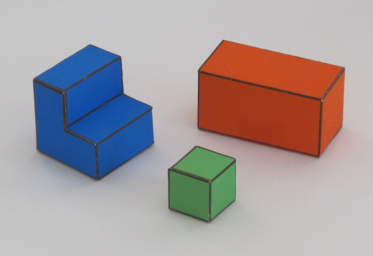
#> input picture 6.S058/pset1/img1.png, 373 x 256 px
$ jupyter execute --allow-errors pset1_2025.ipynb
#> lines starting #> are read from the running program, lines starting #| are printed output that depends on the picture; after the words box and inside, x2 and y2 are one past the last pixel; in counts of white or black regions, pixels touching at a corner belong together
# PSET 1

## Import the necessary dependencies

[cell 1]
from sys import platform
import sys
import subprocess
# Ignore the pip dependency error
subprocess.check_call([sys.executable, "-m", "pip", "install", "opencv-python"], stdout=subprocess.DEVNULL, stderr=subprocess.DEVNULL)
#> (this line was passed over: subprocess is not available in this run)
subprocess.check_call([sys.executable, "-m", "pip", "install", "scipy"], stdout=subprocess.DEVNULL, stderr=subprocess.DEVNULL)
#> (this line was passed over: subprocess is not available in this run)
subprocess.check_call([sys.executable, "-m", "pip", "install", "sparseqr"], stdout=subprocess.DEVNULL, stderr=subprocess.DEVNULL)
#> (this line was passed over: subprocess is not available in this run)

import cv2
import math
import numpy as np
import matplotlib.pyplot as plt
from scipy.signal import convolve2d as conv2d
import scipy.sparse as sps
from PIL import Image

# # Package for fast equation solving
print(platform)

# ! pip3 install sparseqr
import sparseqr

[cell 2]
# Get images for plots (images are also included in the pset folder)
# ! wget http://6.869.csail.mit.edu/fa19/psets19/pset1/img1.png
# ! wget http://6.869.csail.mit.edu/fa19/psets19/pset1/img2.png
# ! wget http://6.869.csail.mit.edu/fa19/psets19/pset1/img3.png
# ! wget http://6.869.csail.mit.edu/fa19/psets19/pset1/img4.png
# ! wget http://6.869.csail.mit.edu/sp23/pset1/pset_1_reference.png

## Define the Sparse Matrix

[cell 3]
def sparseMatrix(i, j, Aij, imsize):
    """ Build a sparse matrix containing 2D linear neighborhood operators
    Input:
        Aij = [ni, nj, nc] nc: number of neighborhoods with contraints
        i: row index
        j: column index
        imsize: [nrows ncols]
    Returns:
        A: a sparse matrix. Each row contains one 2D linear operator
    """
    ni, nj, nc = Aij.shape
    nij = ni*nj

    a = np.zeros((nc*nij))
    m = np.zeros((nc*nij))
    n = np.zeros((nc*nij))
    grid_range = np.arange(-(ni-1)/2, 1+(ni-1)/2)
    jj, ii = np.meshgrid(grid_range, grid_range)
    ii = ii.reshape(-1,order='F')
    jj = jj.reshape(-1,order='F')


    k = 0
    for c in range(nc):
        # Get matrix index
        x = (i[c]+ii) + (j[c]+jj)*nrows
        a[k:k+nij] = Aij[:,:,c].reshape(-1,order='F')
        m[k:k+nij] = c
        n[k:k+nij] = x

        k += nij

    m = m.astype(np.int32)
    n = n.astype(np.int32)
    A = sps.csr_matrix((a, (m,  n)))

    return A

## Define world parameters and plot the edges

[cell 4]
# World parameters
theta = 35*math.pi/180

img = cv2.imread('img1.png')
#> img is the input picture: shape (256, 373, 3); mean B, G, R 158.7, 156.6, 165.7
img = img[:, :, ::-1].astype(np.float32)

nrows, ncols, colors = img.shape
#> nrows = 256; ncols = 373; colors = 3
ground = (np.min(img, axis=2) > 110).astype(np.float32)
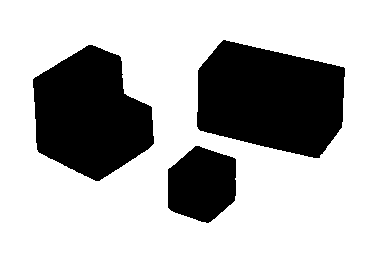
#> ground: shape (256, 373) float32; values 0 (black) and 1 (white), 70% white; 3 black regions, box (x1, y1, x2, y2) and area: (197, 40, 345, 158) 13187, (33, 45, 154, 181) 11411, (168, 146, 236, 223) 4091
print('ground', ground.shape, ground)
#> (printed output is left out)
foreground = (ground == 0).astype(np.float32)

m = np.mean(img, 2)
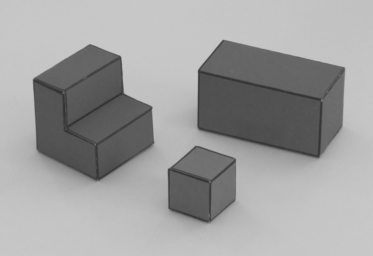
#> m: shape (256, 373) float32; min 48.67, max 201.3, mean 160.4
kern = np.array([[-1, 0, 1], [-2, 0, 2], [-1, 0, 1]], dtype=np.float32)
dmdx = conv2d(m, kern, 'same')
dmdy = conv2d(m, kern.transpose(), 'same')
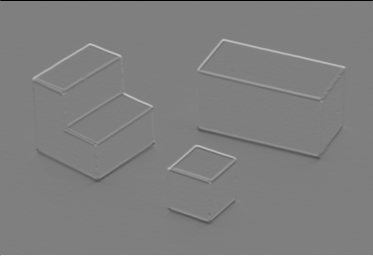
#> dmdy: shape (256, 373) float32; min -801.7, max 801, mean 0; drawn with min black and max white

mag = np.sqrt(dmdx**2 + dmdy**2)
mag[0, :] = 0
mag[-1, :] = 0
mag[:, 0] = 0
mag[:, -1] = 0
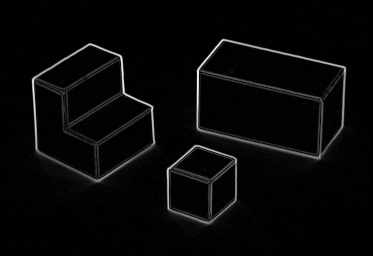
#> mag: shape (256, 373) float32; min 0, max 521.8, mean 16.5; drawn with min black and max white

edges = mag >= 30
#> edges: shape (256, 373) bool; 8.9% white; 7 white regions (4 under 20 px), largest, box (x1, y1, x2, y2) and area: (31, 43, 157, 186) 3512, (194, 38, 347, 164) 3228, (166, 144, 240, 227) 1780
edges = edges * foreground
#> edges: shape (256, 373) float32; values 0 (black) and 1 (white), 6% white in thin lines or dots, all inside (x1, y1, x2, y2) = (33, 40, 345, 223)

## Occlusion and contact edges

####################################################################
### COMPLETE THE CODE BELOW (TODOs) AND COPY IT INTO YOUR REPORT ###
####################################################################
pi = math.pi
edge_orientation = np.arctan(dmdy/dmdx) # for vertical edge, edge orientation is pi/2
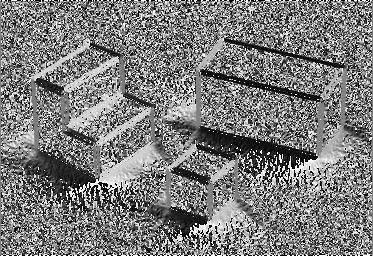
#> edge_orientation: shape (256, 373) float32; 0.18% of the values are NaN or infinite; the others: min -1.57, max 1.57, mean -0.0302; drawn with min black, max white, NaN and infinite black
# [8 lines of commented-out code are left out]
vertical_edges = (np.abs(edge_orientation) < pi / 10) & (edges == 1)
#> vertical_edges: shape (256, 373) bool; 1.4% white; 36 white regions (26 under 20 px), largest, box (x1, y1, x2, y2) and area: (317, 102, 324, 155) 250, (61, 92, 69, 131) 188, (208, 183, 213, 218) 141

# Define horizontal edges based on edge orientation (~0 or ~pi)
horizontal_edges = edges * (1 - vertical_edges)


####################################################################
###################### STOP COPYING HERE ###########################
####################################################################

kern = np.array([[-1, -2, -1], [0, 0, 0], [1, 2, 1]], dtype=np.float32)
horizontal_ground_to_foreground_edges = (conv2d(ground, kern, 'same'))>0
#> horizontal_ground_to_foreground_edges: shape (256, 373) bool; 1.5% white in thin lines or dots, all inside (x1, y1, x2, y2) = (0, 39, 373, 256)
horizontal_foreground_to_ground_edges = (conv2d(foreground, kern, 'same'))>0
#> horizontal_foreground_to_ground_edges: shape (256, 373) bool; 1.1% white in thin lines or dots, all inside (x1, y1, x2, y2) = (32, 75, 346, 224)
vertical_ground_to_foreground_edges = vertical_edges*np.abs(conv2d(ground, kern.transpose(), 'same'))>0
#> vertical_ground_to_foreground_edges: shape (256, 373) bool; 0.36% white in thin lines or dots, all inside (x1, y1, x2, y2) = (33, 58, 345, 220)


occlusion_edges = edges*(vertical_ground_to_foreground_edges + horizontal_ground_to_foreground_edges)
#> occlusion_edges: shape (256, 373) float32; values 0 (black) and 1 (white), 0.85% white in thin lines or dots, all inside (x1, y1, x2, y2) = (33, 40, 345, 220)
contact_edges   = horizontal_edges*(horizontal_foreground_to_ground_edges)
#> contact_edges: shape (256, 373) float64; values 0 (black) and 1 (white), 0.5% white in thin lines or dots, all inside (x1, y1, x2, y2) = (37, 127, 342, 223)


E = np.concatenate([vertical_edges[:,:,None],
                    horizontal_edges[:,:,None],
                    np.zeros(occlusion_edges.shape)[:,:,None]], 2)
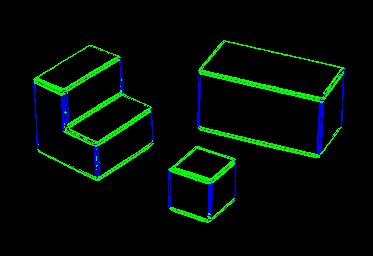
#> E: shape (256, 373, 3) float64; mean of channels 0, 1, 2 0.014, 0.046, 0; drawn as B, G, R


# Plot
plt.figure()
plt.subplot(2,2,1)
plt.imshow(img.astype(np.uint8))
plt.axis('off')
plt.title('Input image')
plt.subplot(2,2,2)
plt.imshow(edges == 0, cmap='gray')
plt.axis('off')
plt.title('Edges')

# Normals
K = 3
ey, ex = np.where(edges[::K, ::K])
#> ey = 619 values from 14 to 74; ex = 619 values, max 114 at index 61, min 11 at index 107, mean 61.29
ex *= K
#> ex = 619 values, max 342 at index 61, min 33 at index 107, mean 183.9
ey *= K
#> ey = 619 values from 42 to 222
plt.figure()
plt.subplot(2,2,3)
plt.imshow(np.max(mag)-mag, cmap='gray')
dxe = dmdx[::K, ::K][edges[::K, ::K] > 0]
#> dxe = 619 values, max 483.7 at index 81, min -487.7 at index 176, mean 12.44
dye = dmdy[::K, ::K][edges[::K, ::K] > 0]
#> dye = 619 values, max 368.7 at index 226, min -278.3 at index 618, mean 6.27
n = np.sqrt(dxe**2 + dye**2)
#> n = 619 values, max 488.3 at index 176, min 30.41 at index 435, mean 131
dxe = dxe/n
#> dxe = 619 values, max 1 at index 240, min -1 at index 293, mean 0.015
dye = dye/n
#> dye = 619 values, max 1 at index 91, min -1 at index 199, mean 0.0713
plt.quiver(ex, ey, dxe, -dye, color='r')
plt.axis('off')
plt.title('Normals')


plt.subplot(2,2,4)
plt.imshow(np.max(mag)-mag, cmap='gray')
# Recreate the normals plot using sin and cos
# Note: -dye_mod  used in plot because 0 is upper right corner here
dxe_mod = nx = np.cos(edge_orientation[::K, ::K][edges[::K, ::K] > 0])
#> dxe_mod = 619 values, max 1 at index 240, min 0.0102 at index 91, mean 0.557; nx has the same summary as dxe_mod
dye_mod = ny = np.sin(edge_orientation[::K, ::K][edges[::K, ::K] > 0])
#> dye_mod = 619 values, max 1 at index 91, min -1 at index 538, mean -0.134; ny has the same summary as dye_mod
plt.quiver(ex, ey, dxe_mod, -dye_mod, color='r') # at ex, ey location, plot dx, -dy
plt.axis('off')
plt.title('Recreated Normals')
plt.show()
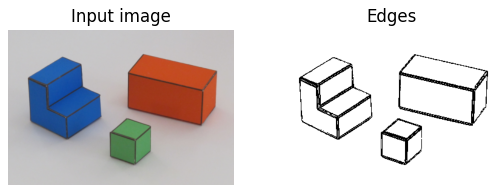
#> figure drawn by matplotlib, 2 panels
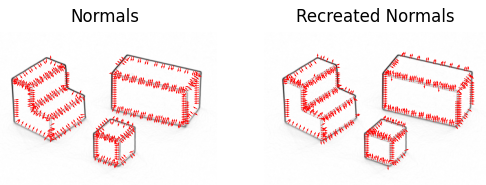
#> figure drawn by matplotlib, 2 panels


# Edges and boundaries
plt.figure()
plt.subplot(2,2,1)
plt.imshow(img.astype(np.uint8))
plt.axis('off')
plt.title('Input image')


plt.subplot(2,2,2)
plt.imshow(E+(edges == 0)[:, :, None])
plt.axis('off')
plt.title('Edges')


plt.subplot(2,2,3)
plt.imshow(1-(occlusion_edges>0), cmap='gray')
plt.axis('off')
plt.title('Occlusion boundaries')

plt.subplot(2,2,4)
plt.imshow(1-contact_edges, cmap='gray')
plt.axis('off')
plt.title('Contact boundaries')

## MY CODE
plt.figure(figsize=(10, 5))

plt.subplot(1, 2, 1)
plt.imshow(vertical_edges, cmap='gray')
plt.axis('off')
plt.title('Vertical Edges')

plt.subplot(1, 2, 2)
plt.imshow(horizontal_edges, cmap='gray')
plt.axis('off')
plt.title('Horizontal Edges')

plt.show()
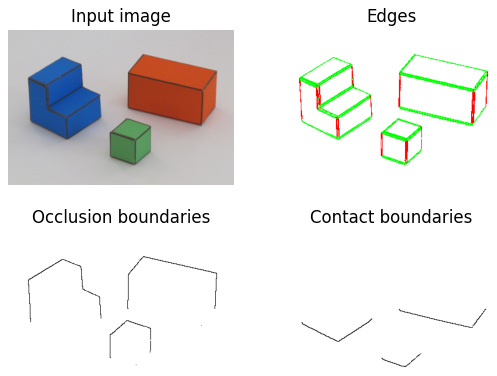
#> figure drawn by matplotlib, 4 panels

## Populate edge variables

[cell 5]
Nconstraints = nrows * ncols * 20
#> Nconstraints = 1909760
Aij = np.zeros((3, 3, Nconstraints))
b = np.zeros((Nconstraints, 1))

# Indices and counters
ii = np.zeros((Nconstraints, 1))
jj = np.zeros((Nconstraints, 1))
global c
c = 0

# These will always be updated with the current indices
def update_indices():
    global c
    ii[c] = i
    jj[c] = j
    c += 1


# Create linear contraints
#> (the rest of this cell did not finish here and is left out)

### Generate Plots

Don't forget to screenshot the plots and include them into your report!

[cell 6]
plt.figure()
plt.subplot(2,2,1)
plt.imshow(img[1:-1, 1:-1].astype(np.uint8))
plt.axis('off')
plt.title('Edges')

plt.subplot(2,2,2)
#> (the rest of this cell did not finish here and is left out)

### Reference solution
Yours should render on a white background (note that the outline on Z is transparency) but be identical otherwise

**Uploading the reference will be considered an honor code violation**

[cell 7]
plt.imshow(cv2.cvtColor(cv2.imread('pset_1_reference.png'), cv2.COLOR_BGR2RGB))
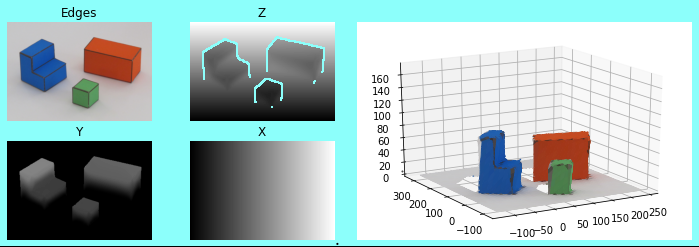
#> input picture 6.S058/pset1/pset_1_reference.png, 699 x 247 px
plt.show()
